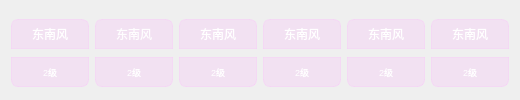
       <widget class="QWidget" name="widget0406" native="true">
        <property name="styleSheet">
         <string notr="true">color: rgb(255, 255, 255);</string>
        </property>
        <layout class="QGridLayout" name="gridLayout_7">
         <property name="bottomMargin">
          <number>4</number>
         </property>
         <property name="verticalSpacing">
          <number>0</number>
         </property>
         <item row="0" column="0">
          <widget class="QLabel" name="labelFX0">
           <property name="minimumSize">
            <size>
             <width>78</width>
             <height>30</height>
            </size>
           </property>
           <property name="maximumSize">
            <size>
             <width>78</width>
             <height>30</height>
            </size>
           </property>
           <property name="styleSheet">
            <string notr="true">color: rgb(255, 255, 255);
background: rgba(255, 170, 255, 0.2);
border: 1px solid rgba(255, 170, 255, 0.25);
backdrop-filter: blur(6px);
border-radius: 7px;
border-bottom-right-radius: 0px;
border-bottom-left-radius: 0px;</string>
           </property>
           <property name="text">
            <string>东南风</string>
           </property>
           <property name="alignment">
            <set>Qt::AlignCenter</set>
           </property>
          </widget>
         </item>
         <item row="0" column="1">
          <widget class="QLabel" name="labelFX1">
           <property name="minimumSize">
            <size>
             <width>78</width>
             <height>30</height>
            </size>
           </property>
           <property name="maximumSize">
            <size>
             <width>78</width>
             <height>30</height>
            </size>
           </property>
           <property name="styleSheet">
            <string notr="true">color: rgba(255, 255, 255, 0.95);
background: rgba(255, 170, 255, 0.2);
border: 1px solid rgba(255, 170, 255, 0.25);
backdrop-filter: blur(6px);
border-radius: 7px;
border-bottom-right-radius: 0px;
border-bottom-left-radius: 0px;</string>
           </property>
           <property name="text">
            <string>东南风</string>
           </property>
           <property name="alignment">
            <set>Qt::AlignCenter</set>
           </property>
          </widget>
         </item>
         <item row="0" column="2">
          <widget class="QLabel" name="labelFX2">
           <property name="minimumSize">
            <size>
             <width>78</width>
             <height>30</height>
            </size>
           </property>
           <property name="maximumSize">
            <size>
             <width>78</width>
             <height>30</height>
            </size>
           </property>
           <property name="styleSheet">
            <string notr="true">color: rgb(255, 255, 255);
background: rgba(255, 170, 255, 0.2);border: 1px solid rgba(255, 170, 255, 0.25);backdrop-filter: blur(6px);
border-radius: 7px;
border-bottom-right-radius: 0px;
border-bottom-left-radius: 0px;</string>
           </property>
           <property name="text">
            <string>东南风</string>
           </property>
           <property name="alignment">
            <set>Qt::AlignCenter</set>
           </property>
          </widget>
         </item>
         <item row="0" column="3">
          <widget class="QLabel" name="labelFX3">
           <property name="minimumSize">
            <size>
             <width>78</width>
             <height>30</height>
            </size>
           </property>
           <property name="maximumSize">
            <size>
             <width>78</width>
             <height>30</height>
            </size>
           </property>
           <property name="styleSheet">
            <string notr="true">color: rgb(255, 255, 255);
background: rgba(255, 170, 255, 0.2);border: 1px solid rgba(255, 170, 255, 0.25);backdrop-filter: blur(6px);
border-radius: 7px;
border-bottom-right-radius: 0px;
border-bottom-left-radius: 0px;</string>
           </property>
           <property name="text">
            <string>东南风</string>
           </property>
           <property name="alignment">
            <set>Qt::AlignCenter</set>
           </property>
          </widget>
         </item>
         <item row="0" column="4">
          <widget class="QLabel" name="labelFX4">
           <property name="minimumSize">
            <size>
             <width>78</width>
             <height>30</height>
            </size>
           </property>
           <property name="maximumSize">
            <size>
             <width>78</width>
             <height>30</height>
            </size>
           </property>
           <property name="styleSheet">
            <string notr="true">color: rgb(255, 255, 255);
background: rgba(255, 170, 255, 0.2);border: 1px solid rgba(255, 170, 255, 0.25);backdrop-filter: blur(6px);
border-radius: 7px;
border-bottom-right-radius: 0px;
border-bottom-left-radius: 0px;</string>
           </property>
           <property name="text">
            <string>东南风</string>
           </property>
           <property name="alignment">
            <set>Qt::AlignCenter</set>
           </property>
          </widget>
         </item>
         <item row="0" column="5">
          <widget class="QLabel" name="labelFX5">
           <property name="minimumSize">
            <size>
             <width>78</width>
             <height>30</height>
            </size>
           </property>
           <property name="maximumSize">
            <size>
             <width>78</width>
             <height>30</height>
            </size>
           </property>
           <property name="styleSheet">
            <string notr="true">color: rgb(255, 255, 255);
background: rgba(255, 170, 255, 0.2);border: 1px solid rgba(255, 170, 255, 0.25);backdrop-filter: blur(6px);
border-radius: 7px;
border-bottom-right-radius: 0px;
border-bottom-left-radius: 0px;</string>
           </property>
           <property name="text">
            <string>东南风</string>
           </property>
           <property name="alignment">
            <set>Qt::AlignCenter</set>
           </property>
          </widget>
         </item>
         <item row="1" column="0">
          <widget class="QLabel" name="labelFL0">
           <property name="minimumSize">
            <size>
             <width>78</width>
             <height>30</height>
            </size>
           </property>
           <property name="maximumSize">
            <size>
             <width>78</width>
             <height>30</height>
            </size>
           </property>
           <property name="font">
            <font>
             <pointsize>7</pointsize>
            </font>
           </property>
           <property name="styleSheet">
            <string notr="true">color: rgb(255, 255, 255);
background: rgba(255, 170, 255, 0.2);border: 1px solid rgba(255, 170, 255, 0.25);backdrop-filter: blur(6px);
border-radius: 7px;
border-top-right-radius: 0px;
border-top-left-radius: 0px;</string>
           </property>
           <property name="text">
            <string>2级</string>
           </property>
           <property name="alignment">
            <set>Qt::AlignCenter</set>
           </property>
          </widget>
         </item>
         <item row="1" column="1">
          <widget class="QLabel" name="labelFL1">
           <property name="minimumSize">
            <size>
             <width>78</width>
             <height>30</height>
            </size>
           </property>
           <property name="maximumSize">
            <size>
             <width>78</width>
             <height>30</height>
            </size>
           </property>
           <property name="font">
            <font>
             <pointsize>7</pointsize>
            </font>
           </property>
           <property name="styleSheet">
            <string notr="true">color: rgb(255, 255, 255);
background: rgba(255, 170, 255, 0.2);border: 1px solid rgba(255, 170, 255, 0.25);backdrop-filter: blur(6px);
border-radius: 7px;
border-top-right-radius: 0px;
border-top-left-radius: 0px;</string>
           </property>
           <property name="text">
            <string>2级</string>
           </property>
           <property name="alignment">
            <set>Qt::AlignCenter</set>
           </property>
          </widget>
         </item>
         <item row="1" column="2">
          <widget class="QLabel" name="labelFL2">
           <property name="minimumSize">
            <size>
             <width>78</width>
             <height>30</height>
            </size>
           </property>
           <property name="maximumSize">
            <size>
             <width>78</width>
             <height>30</height>
            </size>
           </property>
           <property name="font">
            <font>
             <pointsize>7</pointsize>
            </font>
           </property>
           <property name="styleSheet">
            <string notr="true">color: rgb(255, 255, 255);
background: rgba(255, 170, 255, 0.2);border: 1px solid rgba(255, 170, 255, 0.25);backdrop-filter: blur(6px);
border-radius: 7px;
border-top-right-radius: 0px;
border-top-left-radius: 0px;</string>
           </property>
           <property name="text">
            <string>2级</string>
           </property>
           <property name="alignment">
            <set>Qt::AlignCenter</set>
           </property>
          </widget>
         </item>
         <item row="1" column="3">
          <widget class="QLabel" name="labelFL3">
           <property name="minimumSize">
            <size>
             <width>78</width>
             <height>30</height>
            </size>
           </property>
           <property name="maximumSize">
            <size>
             <width>78</width>
             <height>30</height>
            </size>
           </property>
           <property name="font">
            <font>
             <pointsize>7</pointsize>
            </font>
           </property>
           <property name="styleSheet">
            <string notr="true">color: rgb(255, 255, 255);
background: rgba(255, 170, 255, 0.2);border: 1px solid rgba(255, 170, 255, 0.25);backdrop-filter: blur(6px);
border-radius: 7px;
border-top-right-radius: 0px;
border-top-left-radius: 0px;</string>
           </property>
           <property name="text">
            <string>2级</string>
           </property>
           <property name="alignment">
            <set>Qt::AlignCenter</set>
           </property>
          </widget>
         </item>
         <item row="1" column="4">
          <widget class="QLabel" name="labelFL4">
           <property name="minimumSize">
            <size>
             <width>78</width>
             <height>30</height>
            </size>
           </property>
           <property name="maximumSize">
            <size>
             <width>78</width>
             <height>30</height>
            </size>
           </property>
           <property name="font">
            <font>
             <pointsize>7</pointsize>
            </font>
           </property>
           <property name="styleSheet">
            <string notr="true">color: rgb(255, 255, 255);
background: rgba(255, 170, 255, 0.2);border: 1px solid rgba(255, 170, 255, 0.25);backdrop-filter: blur(6px);
border-radius: 7px;
border-top-right-radius: 0px;
border-top-left-radius: 0px;</string>
           </property>
           <property name="text">
            <string>2级</string>
           </property>
           <property name="alignment">
            <set>Qt::AlignCenter</set>
           </property>
          </widget>
         </item>
         <item row="1" column="5">
          <widget class="QLabel" name="labelFL5">
           <property name="minimumSize">
            <size>
             <width>78</width>
             <height>30</height>
            </size>
           </property>
           <property name="maximumSize">
            <size>
             <width>78</width>
             <height>30</height>
            </size>
           </property>
           <property name="font">
            <font>
             <pointsize>7</pointsize>
            </font>
           </property>
           <property name="styleSheet">
            <string notr="true">color: rgb(255, 255, 255);
background: rgba(255, 170, 255, 0.2);border: 1px solid rgba(255, 170, 255, 0.25);backdrop-filter: blur(6px);
border-radius: 7px;
border-top-right-radius: 0px;
border-top-left-radius: 0px;</string>
           </property>
           <property name="text">
            <string>2级</string>
           </property>
           <property name="alignment">
            <set>Qt::AlignCenter</set>
           </property>
          </widget>
         </item>
        </layout>
       </widget>
